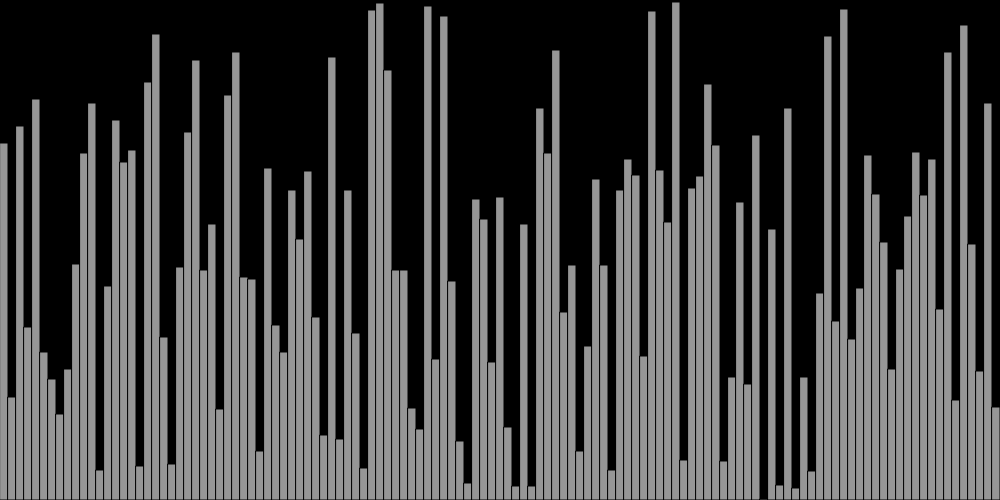
Frame 1 (no input)
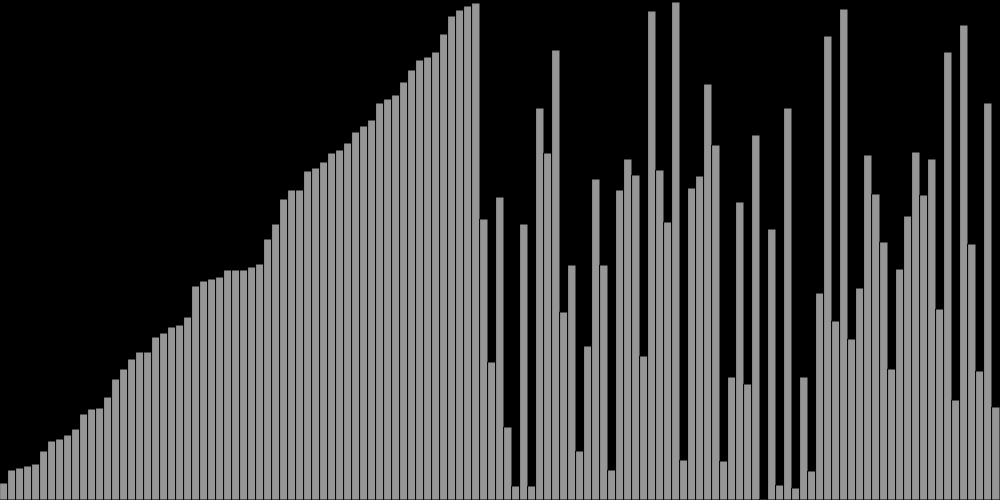
Frame 60 (no input)
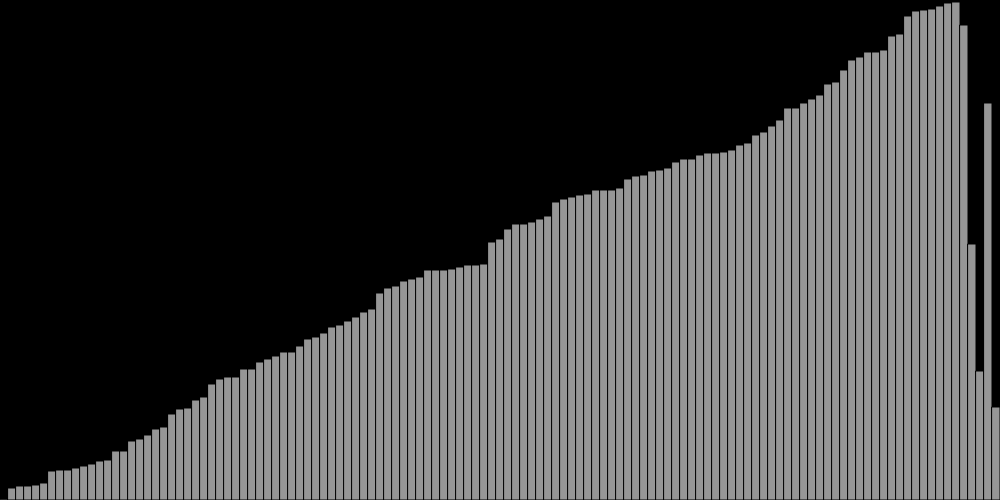
Frame 120 (the mouse pressed at the canvas centre since frame 60)

The p5.js sketch that drew these frames (run headless with seeded random() and noise() and a simulated clock; from frame 60 on, the mouse is pressed at the canvas centre):

// p5.js sketch
// ── sketch.js
var quaders = [];
var canvasWidth = 1000;
var quaderWidth = 8;
var numberQuads = canvasWidth / quaderWidth;
var sor;

function setup() {
    createCanvas(canvasWidth, 500);
    for (var i = 0; i < numberQuads; i++) {
        quaders[i] = new Quader(quaderWidth, floor(random(height)));
    }
    sor = new Sorter(quaders);

}

function draw() {
    background(0);
    for (var i = 0; i < numberQuads; i++) {
        quaders[i].show(i * quaders[i].w, height - quaders[i].h);
    }
    if (sor.index >= quaders.length) {

    } else {
        sor.insertionSort();
    }
}

// ── Quader.js
function Quader(qWidth,qHeight) {
    this.h = qHeight;
    this.w = qWidth;

    this.makeSound = function(){
        
    }
    
    this.show = function(xPos,yPos){
        fill(255,150);
        rect(xPos,yPos,this.w,this.h);
    }

}

// ── Sorter.js
function Sorter(quaders) {
    this.quaders = quaders;
    this.index=1;
    
    this.insertionSort = function(){
        if(this.index == this.quaders.length){
            return -1;
        }
        var quad = this.quaders[this.index];
        this.quaders.splice(this.index,1);
        for(var i = this.index-1;i>=0;i--){
            if(this.quaders[i].h<quad.h){
                this.quaders.splice(i+1,0,quad);
                this.index++ ;
                return this.index;
            }
        }
        this.quaders.splice(0,0,quad);
        this.index++;
        return this.index;
    }
}
